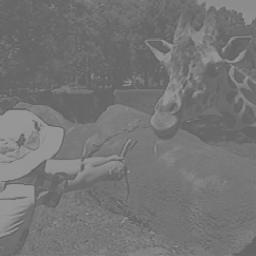
#> input picture Tarefa 6/img.png, 256 x 256 px
$ python 02.py
#> lines starting #> are read from the running program, lines starting #| are printed output that depends on the picture
import cv2
from matplotlib import pyplot as plt

img = cv2.imread("img.png")
#> img is the input picture: shape (256, 256, 3); min 89, max 163, mean 116.8

src = cv2.cvtColor(img, cv2.COLOR_BGR2GRAY)
dst = cv2.equalizeHist(src)
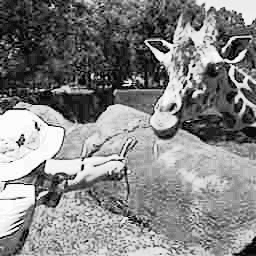
#> dst: shape (256, 256); min 0, max 255, mean 131.1
plt.subplot(2,1,1),plt.imshow(src, cmap='gray')
plt.subplot(2,1,2),plt.imshow(dst, cmap='gray')
cv2.waitKey()
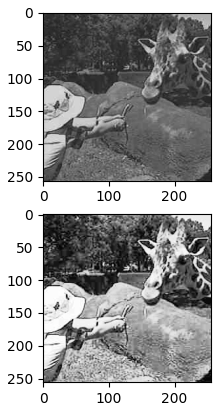
#> figure drawn by matplotlib, 2 panels
